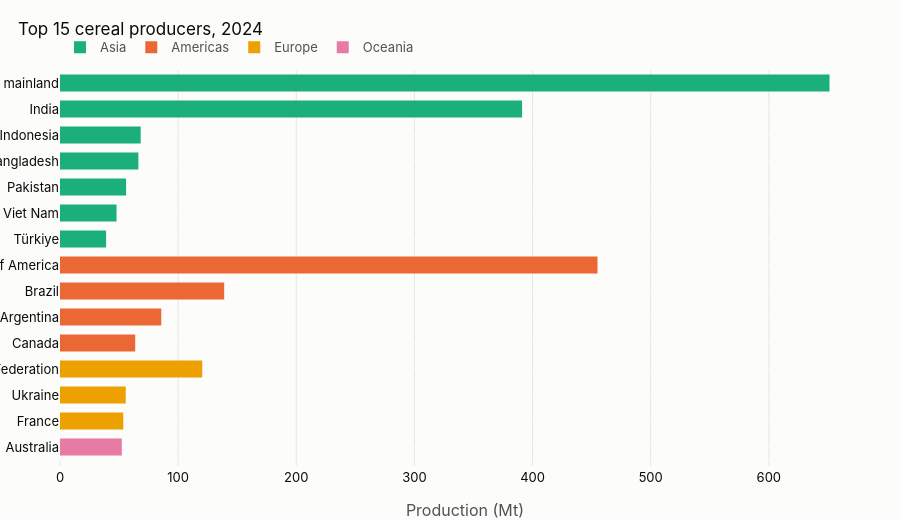

Notebook code for this chart:
### Markdown cell above
#### Q02. Which countries produce the most cereals today and what share of the world total is that?

```sql
-- Q02 Which countries produce the most cereals today and what share of the world total is that?
WITH latest AS (SELECT MAX(year) AS y FROM v_production WHERE area_code = 5000 AND item_code = '1717')
SELECT p.area, p.region, p.year,
       p.production_t / 1e6 AS production_mt,
       100.0 * p.production_t / w.production_t AS share_pct
FROM v_production p
JOIN latest ON p.year = latest.y
JOIN v_production w ON w.area_code = 5000 AND w.item_code = '1717' AND w.year = p.year
WHERE p.item_code = '1717' AND p.is_aggregate = 0 AND p.region IS NOT NULL
ORDER BY p.production_t DESC
LIMIT 15;
```

### Code cell
top_cereal_producers = answer("q02_top_cereal_producers")

### Figure 1 — Plotly figure (JSON) as saved in the notebook; plotly's stock layout.template omitted (floating-point values rounded to 4 significant figures)
{"data": [{"customdata": ["China, mainland", "India", "Indonesia", "Bangladesh", "Pakistan", "Viet Nam", "Türkiye"], "hovertemplate": "<b>%{customdata}</b><br>%{x:,.0f} Mt<extra></extra>", "marker": {"color": "#1baf7a"}, "name": "Asia", "orientation": "h", "textposition": "outside", "type": "bar", "x": [651.4, 391.1, 68.28, 66.35, 55.93, 47.85, 39.02], "y": ["China, mainland", "India", "Indonesia", "Bangladesh", "Pakistan", "Viet Nam", "Türkiye"]}, {"customdata": ["United States of America", "Brazil", "Argentina", "Canada"], "hovertemplate": "<b>%{customdata}</b><br>%{x:,.0f} Mt<extra></extra>", "marker": {"color": "#eb6834"}, "name": "Americas", "orientation": "h", "textposition": "outside", "type": "bar", "x": [455.0, 139.0, 85.73, 63.66], "y": ["United States of America", "Brazil", "Argentina", "Canada"]}, {"customdata": ["Russian Federation", "Ukraine", "France"], "hovertemplate": "<b>%{customdata}</b><br>%{x:,.0f} Mt<extra></extra>", "marker": {"color": "#eda100"}, "name": "Europe", "orientation": "h", "textposition": "outside", "type": "bar", "x": [120.4, 55.65, 53.55], "y": ["Russian Federation", "Ukraine", "France"]}, {"customdata": ["Australia"], "hovertemplate": "<b>%{customdata}</b><br>%{x:,.0f} Mt<extra></extra>", "marker": {"color": "#e87ba4"}, "name": "Oceania", "orientation": "h", "textposition": "outside", "type": "bar", "x": [52.35], "y": ["Australia"]}], "layout": {"bargap": 0.35, "height": 520, "title": {"text": "Top 15 cereal producers, 2024"}, "xaxis": {"gridcolor": "#e7e6e2", "showgrid": true, "title": {"text": "Production (Mt)"}}, "yaxis": {"autorange": "reversed", "gridcolor": "#fcfcfb"}}}
